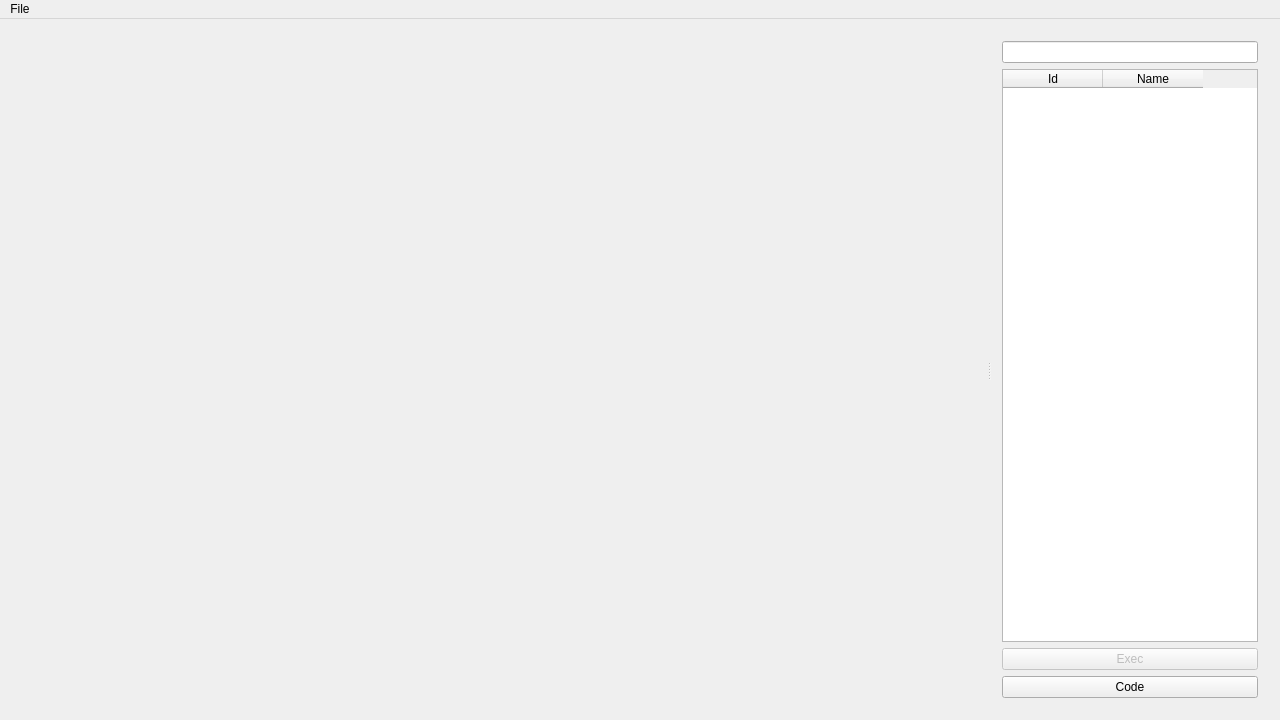
<?xml version="1.0" encoding="UTF-8"?>
<ui version="4.0">
 <class>MainWindow</class>
 <widget class="QMainWindow" name="MainWindow">
  <property name="geometry">
   <rect>
    <x>0</x>
    <y>0</y>
    <width>1280</width>
    <height>720</height>
   </rect>
  </property>
  <property name="sizePolicy">
   <sizepolicy hsizetype="Preferred" vsizetype="Preferred">
    <horstretch>0</horstretch>
    <verstretch>0</verstretch>
   </sizepolicy>
  </property>
  <property name="windowTitle">
   <string>Shiro's Spell Inspector</string>
  </property>
  <widget class="QWidget" name="centralWidget">
   <layout class="QVBoxLayout" name="verticalLayout_2">
    <item>
     <widget class="QSplitter" name="splitter">
      <property name="orientation">
       <enum>Qt::Horizontal</enum>
      </property>
      <widget class="QTabWidget" name="tabs">
       <property name="sizePolicy">
        <sizepolicy hsizetype="Preferred" vsizetype="Preferred">
         <horstretch>2</horstretch>
         <verstretch>0</verstretch>
        </sizepolicy>
       </property>
       <property name="currentIndex">
        <number>-1</number>
       </property>
       <property name="documentMode">
        <bool>true</bool>
       </property>
       <property name="tabsClosable">
        <bool>true</bool>
       </property>
       <property name="movable">
        <bool>true</bool>
       </property>
      </widget>
      <widget class="QWidget" name="verticalLayoutWidget">
       <layout class="QVBoxLayout" name="verticalLayout">
        <item>
         <widget class="QLineEdit" name="quick_search"/>
        </item>
        <item>
         <widget class="QTableWidget" name="results">
          <property name="sizePolicy">
           <sizepolicy hsizetype="Preferred" vsizetype="Preferred">
            <horstretch>0</horstretch>
            <verstretch>0</verstretch>
           </sizepolicy>
          </property>
          <property name="verticalScrollBarPolicy">
           <enum>Qt::ScrollBarAsNeeded</enum>
          </property>
          <property name="horizontalScrollBarPolicy">
           <enum>Qt::ScrollBarAlwaysOff</enum>
          </property>
          <property name="editTriggers">
           <set>QAbstractItemView::NoEditTriggers</set>
          </property>
          <property name="selectionMode">
           <enum>QAbstractItemView::SingleSelection</enum>
          </property>
          <property name="selectionBehavior">
           <enum>QAbstractItemView::SelectRows</enum>
          </property>
          <property name="sortingEnabled">
           <bool>true</bool>
          </property>
          <property name="rowCount">
           <number>0</number>
          </property>
          <property name="columnCount">
           <number>2</number>
          </property>
          <attribute name="verticalHeaderVisible">
           <bool>false</bool>
          </attribute>
          <column>
           <property name="text">
            <string>Id</string>
           </property>
          </column>
          <column>
           <property name="text">
            <string>Name</string>
           </property>
          </column>
         </widget>
        </item>
        <item>
         <widget class="QPushButton" name="exec_btn">
          <property name="enabled">
           <bool>false</bool>
          </property>
          <property name="text">
           <string>Exec</string>
          </property>
         </widget>
        </item>
        <item>
         <widget class="QPushButton" name="code_btn">
          <property name="text">
           <string>Code</string>
          </property>
         </widget>
        </item>
       </layout>
      </widget>
     </widget>
    </item>
   </layout>
  </widget>
  <widget class="QMenuBar" name="menu_bar">
   <property name="geometry">
    <rect>
     <x>0</x>
     <y>0</y>
     <width>1280</width>
     <height>25</height>
    </rect>
   </property>
   <property name="defaultUp">
    <bool>false</bool>
   </property>
   <widget class="QMenu" name="menu_file">
    <property name="title">
     <string>File</string>
    </property>
    <widget class="QMenu" name="menu_file_version">
     <property name="title">
      <string>Version</string>
     </property>
     <addaction name="action_vers_1_12_1"/>
     <addaction name="action_vers_2_0_3"/>
     <addaction name="action_vers_2_4_3"/>
     <addaction name="action_vers_3_3_5"/>
    </widget>
    <widget class="QMenu" name="menu_auto_completion">
     <property name="title">
      <string>Code Completion</string>
     </property>
     <addaction name="action_code_always"/>
     <addaction name="action_code_space"/>
     <addaction name="action_code_never"/>
    </widget>
    <addaction name="menu_file_version"/>
    <addaction name="menu_auto_completion"/>
    <addaction name="action_icons"/>
    <addaction name="separator"/>
    <addaction name="action_help"/>
    <addaction name="separator"/>
    <addaction name="action_exit"/>
   </widget>
   <addaction name="menu_file"/>
  </widget>
  <action name="action_exit">
   <property name="text">
    <string>Exit</string>
   </property>
  </action>
  <action name="action_vers_1_12_1">
   <property name="checkable">
    <bool>true</bool>
   </property>
   <property name="checked">
    <bool>false</bool>
   </property>
   <property name="text">
    <string>1.12.1</string>
   </property>
  </action>
  <action name="action_vers_2_4_3">
   <property name="checkable">
    <bool>true</bool>
   </property>
   <property name="text">
    <string>2.4.3</string>
   </property>
  </action>
  <action name="action_vers_3_3_5">
   <property name="checkable">
    <bool>true</bool>
   </property>
   <property name="text">
    <string>3.3.5</string>
   </property>
  </action>
  <action name="action_icons">
   <property name="checkable">
    <bool>true</bool>
   </property>
   <property name="text">
    <string>Wowhead Icons</string>
   </property>
  </action>
  <action name="action_code_always">
   <property name="checkable">
    <bool>true</bool>
   </property>
   <property name="text">
    <string>Always</string>
   </property>
  </action>
  <action name="action_code_space">
   <property name="checkable">
    <bool>true</bool>
   </property>
   <property name="text">
    <string>On ^space</string>
   </property>
  </action>
  <action name="action_code_never">
   <property name="checkable">
    <bool>true</bool>
   </property>
   <property name="text">
    <string>Never</string>
   </property>
  </action>
  <action name="action_help">
   <property name="text">
    <string>Help</string>
   </property>
  </action>
  <action name="action_vers_2_0_3">
   <property name="checkable">
    <bool>true</bool>
   </property>
   <property name="text">
    <string>2.0.3</string>
   </property>
  </action>
 </widget>
 <layoutdefault spacing="6" margin="11"/>
 <resources/>
 <connections>
  <connection>
   <sender>quick_search</sender>
   <signal>returnPressed()</signal>
   <receiver>exec_btn</receiver>
   <slot>click()</slot>
   <hints>
    <hint type="sourcelabel">
     <x>511</x>
     <y>45</y>
    </hint>
    <hint type="destinationlabel">
     <x>506</x>
     <y>537</y>
    </hint>
   </hints>
  </connection>
 </connections>
</ui>
